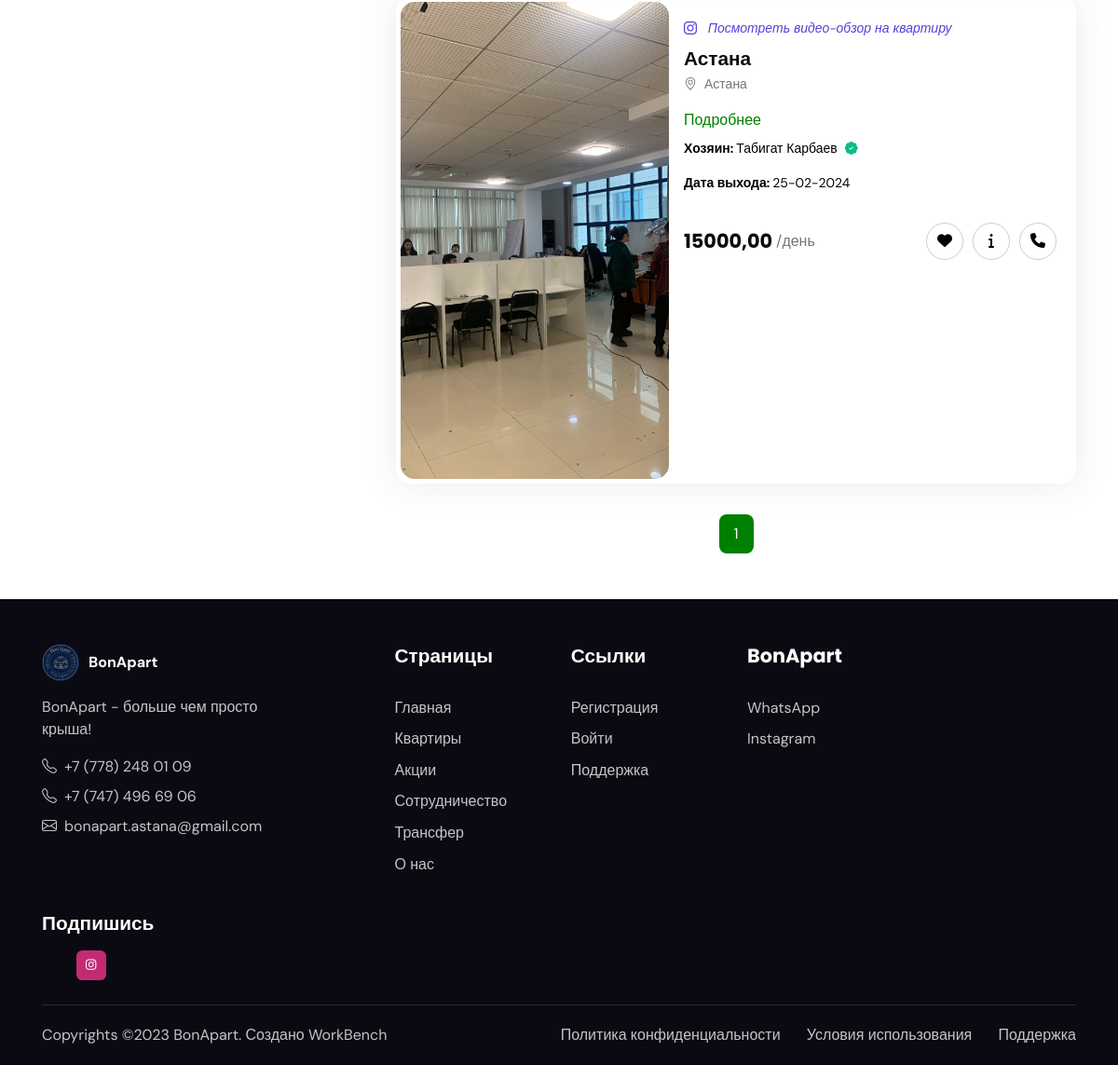
Before: /apartments/ (lower part) with the older database file.
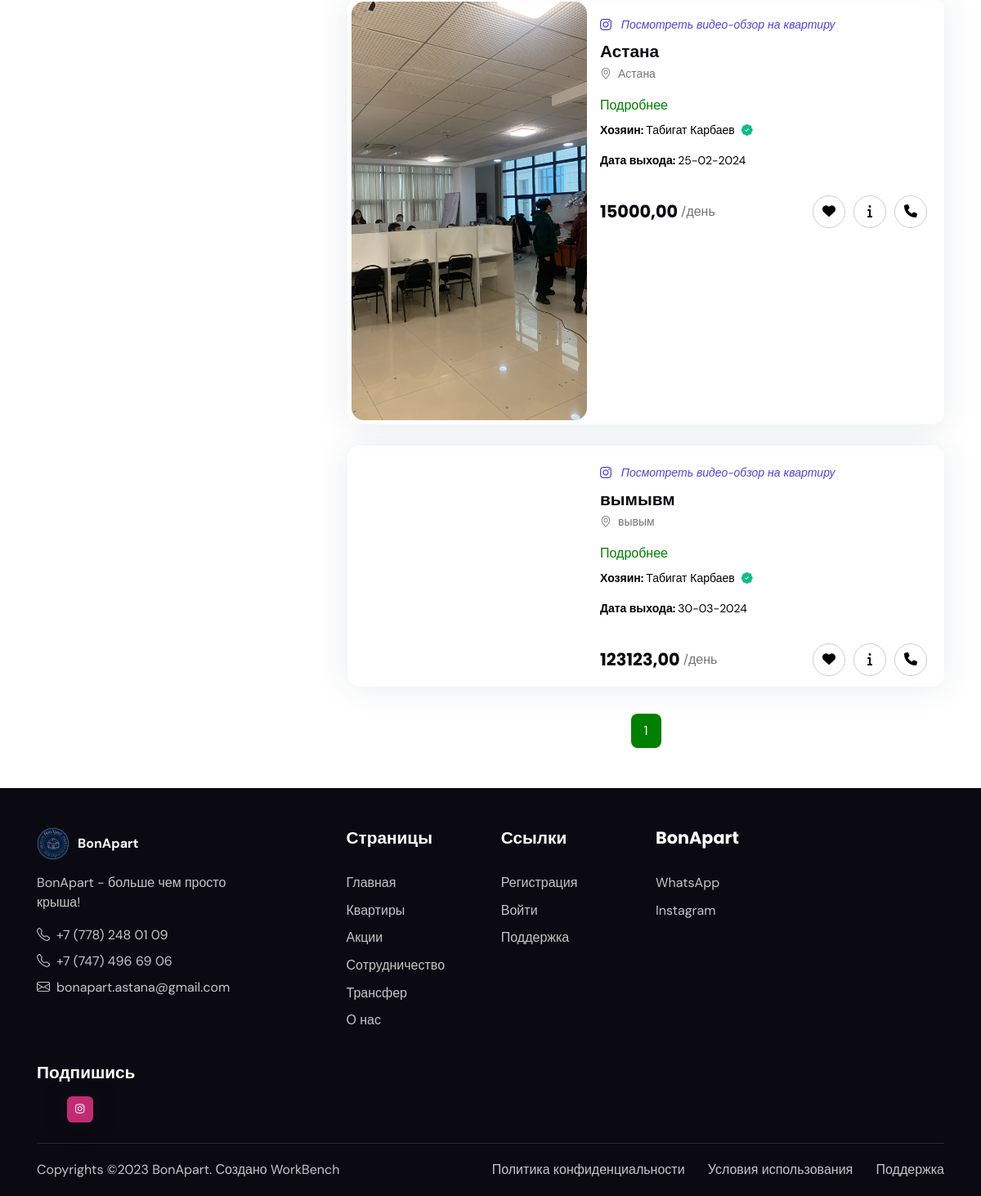
After: the same page with the newer database file.
### apartments/models.py (models this page shows, shortened)
class Apartment(models.Model):
    DEAL_CHOICES = (
        ('daily_rent', 'Аренда по суточно'),
        ('monthly_rent', 'Аренда помесячно'),
        ('sale', 'Продажа'),
    )
    ROOM_COUNT = (
        ('1', '1'),
        ('2', '2'),
        ('3', '3'),
        ('4', '4'),
    )
    STATUS_CHOICES = (
        ('pending', 'На рассмотрении'),
        ('approved', 'Одобрено'),
        ('rejected', 'Отклонено'),
    )
    approval_date = models.DateTimeField(blank=True, null=True, verbose_name='Дата одобрения')
    expiry_date = models.DateTimeField(blank=True, null=True, verbose_name='Дата истечения срока годности')
    archived = models.BooleanField(default=False, verbose_name='В архиве')
    deal_type = models.CharField(max_length=20, choices=DEAL_CHOICES, default='daily_rent', verbose_name='Тип сделки')
    city = models.ForeignKey('City', on_delete=models.CASCADE, blank=True, null=True, verbose_name='Города')
    name = models.CharField(max_length=355, verbose_name = 'Название ЖК')
    address = models.CharField(max_length=355, verbose_name = 'Адрес ЖК', blank=True, null=True)
    description = models.TextField(verbose_name='Подробнее')
    side = models.CharField(max_length=255, verbose_name='Район', blank=True, null=True)
    capacity = models.PositiveIntegerField(default=2, verbose_name='Вместимость')
    room = models.CharField(choices=ROOM_COUNT, max_length=255 ,verbose_name='Комнат')
    square = models.PositiveIntegerField(default=37, verbose_name='Площадь')
    floor = models.PositiveIntegerField(default=5, verbose_name='Этаж')
    total_floors = models.PositiveSmallIntegerField(verbose_name='Кол-во этажей')
    singlebeds = models.PositiveSmallIntegerField(default=1, verbose_name='Односпальных мест')
    doublebeds = models.PositiveSmallIntegerField(default=1, verbose_name='Двухспальных мест')
    price = models.DecimalField(max_digits=10, decimal_places=2, verbose_name='Цена')
    video = models.URLField(blank=True, null=True, verbose_name='Видео-ролик')
    image1 = models.ImageField(upload_to='apartment_images/', blank=True, null=True)
    image2 = models.ImageField(upload_to='apartment_images/', blank=True, null=True)
    image3 = models.ImageField(upload_to='apartment_images/', blank=True, null=True)
    image4 = models.ImageField(upload_to='apartment_images/', blank=True, null=True)
    image5 = models.ImageField(upload_to='apartment_images/', blank=True, null=True)
    image6 = models.ImageField(upload_to='apartment_images/', blank=True, null=True)
    image7 = models.ImageField(upload_to='apartment_images/', blank=True, null=True)
    image8 = models.ImageField(upload_to='apartment_images/', blank=True, null=True)
    image9 = models.ImageField(upload_to='apartment_images/', blank=True, null=True)
    image10 = models.ImageField(upload_to='apartment_images/', blank=True, null=True)
    image11 = models.ImageField(upload_to='apartment_images/', blank=True, null=True)
    image12 = models.ImageField(upload_to='apartment_images/', blank=True, null=True)
    wifi = models.BooleanField(default=False, verbose_name='Wi-Fi')
    elevator = models.BooleanField(default=True, verbose_name='Лифт')
    air_conditioning = models.BooleanField(default=False, verbose_name='Кондиционер')
    parking = models.BooleanField(default=False, verbose_name='Платный паркинг')
    bath = models.BooleanField(default=False, verbose_name='Ванна')
    orthopedic_mattress = models.BooleanField(default=False, verbose_name='Ортопедический матрац')
    smart_tv = models.BooleanField(default=False, verbose_name='Smart TV')
    hairdryer = models.BooleanField(default=False, verbose_name='Фен')
    iron = models.BooleanField(default=False, verbose_name='Утюг')
    washing_machine = models.BooleanField(default=False, verbose_name='Стиральная машинка')
    fridge = models.BooleanField(default=False, verbose_name='Холодильник')
    electric_kettle = models.BooleanField(default=False, verbose_name='Электрический чайник')
    plate = models.BooleanField(default=False, verbose_name='Плита')
    mini_bar = models.BooleanField(default=False, verbose_name='Мини Бар')
    hygiene = models.BooleanField(default=False, verbose_name='Гигиенические принадлежности')
    dishes = models.BooleanField(default=False, verbose_name='Посуда')
    shower = models.BooleanField(default=False, verbose_name='Душ')
    timestamp = models.DateTimeField(auto_now_add=True, blank=True, null=True)
    status = models.CharField(max_length=20, choices=STATUS_CHOICES, default='pending')
    owner = models.ForeignKey(settings.AUTH_USER_MODEL, on_delete=models.CASCADE, related_name='owned_apartments', blank=True, null=True)
    def upload_to(self, filename):
        timestamp = datetime.now().strftime('%Y%m%d%H%M%S')
        filename_base, filename_ext = os.path.splitext(filename)
        filename = f"{timestamp}-{filename_base}{filename_ext}"
        return f"apartment_images/{filename}"
    class Meta:
        verbose_name = 'Квартира'
        verbose_name_plural = 'Квартиры'

### users/models.py (models this page shows, shortened)
class CustomUser(AbstractUser):
    first_name = models.CharField(max_length=50)
    last_name = models.CharField(max_length=50)
    phone_number = models.CharField(max_length=50)
    photo = models.ImageField(blank=True)
    gender = models.CharField(max_length=10, choices=[('male', 'Мужской'), ('female', 'Женский'), ('other', 'Другой')],
                              blank=True, null=True)
    age = models.PositiveIntegerField(blank=True, null=True)
    address = models.CharField(max_length=255, blank=True)
    city = models.CharField(max_length=100, blank=True)
    class Meta:
        verbose_name = 'Пользователь'
        verbose_name_plural = 'Пользователи'

### apartments/views.py (the view, shortened to what this page needs)
# urls.py: path('', ApartmentView.as_view(), name='apartments'),
class ApartmentView(View):
    template_name = 'website/apartments_list.html'
    TELEGRAM_BOT_TOKEN = '6709416090:AAFayt-eVfuaYUYKUHjkt4FGKEHUgO7Oo6E'
    TELEGRAM_CHAT_ID = '-1002073862577'
    def get(self, request):
        form = ApartmentFilterForm(request.GET)
        cities = City.objects.all()
        apartments = Apartment.objects.filter(status='approved', archived=False)
        discount = Discount.objects.filter(apartment__in=apartments)
        notifications = Notification.objects.filter(read=False).order_by('-timestamp')
        selected_city = request.GET.get('selected_city')
        if selected_city:
            apartments = apartments.filter(city__name=selected_city)
        apartments_list = list(apartments)
        shuffle(apartments_list)
        if form.is_valid():
            room_choice = form.cleaned_data['room_choice']
            price_choice = form.cleaned_data['price_choice']
            city_choice = form.cleaned_data['city_choice']
            if city_choice:
                apartments = apartments.filter(city__name=city_choice, status='approved')
            else:
                apartments = apartments.filter(status='approved')
            if room_choice:
                apartments = apartments.filter(room=room_choice)
        paginator = Paginator(apartments, 10)  # 10 - количество элементов на странице
        page_number = request.GET.get('page')
        page = paginator.get_page(page_number)
        context = {
            'apartment': page,
            'form': form,
            'discount': discount,
            'notifications': notifications,
            'cities': cities,
            'selected_city': selected_city,
        }
        return render(request, self.template_name, context)

### templates/website/apartments_list.html (shortened to what the changed rows need)
<!DOCTYPE html>
{% load static %}
<html lang="ru" data-bs-theme="light">
<head>
    	<link href="https://stackpath.bootstrapcdn.com/bootstrap/4.5.2/css/bootstrap.min.css" rel="stylesheet">
	<link rel="stylesheet" type="text/css" href="{% static 'css/all.min.css' %}">
	<link rel="stylesheet" type="text/css" href="{% static 'css/bootstrap-icons.css' %}">
	<link rel="stylesheet" type="text/css" href="{% static 'css/tiny-slider.css' %}">
	<link rel="stylesheet" type="text/css" href="{% static 'css/glightbox.css' %}">
	<link rel="stylesheet" type="text/css" href="{% static 'css/flatpickr.min.css' %}">
	<link rel="stylesheet" type="text/css" href="{% static 'css/choices.min.css' %}">
	<link rel="stylesheet" type="text/css" href="{% static 'css/style.css' %}">
</head>
<body class="has-navbar-mobile">
<main>
<section class="pt-0">
	<div class="container">
		<div class="row">
			<div class="col-xl-8 col-xxl-9">
				<div class="vstack gap-4">
                {% if apartment %}
					{% for i in apartment %}
						<div style=" box-shadow: var(--bs-box-shadow) !important; border-radius: 15px;">
							<div style="display: flex; padding: 5px;">
								<div style="width: 40%; display: flex; justify-content: center; align-items: center;" class="tiny-slider arrow-round arrow-xs arrow-dark overflow-hidden rounded-2">
									<div class="tiny-slider-inner" data-autoplay="false" data-arrow="true" data-dots="false" data-items="1">
										{% if i.image1 %}
															<div><img style="border-radius: 15px;" src="{{ i.image1.url }}" alt="Card image"></div>
															{% endif %}
									</div>
								</div>
								<div style="width: 60%;">
									<div class="card-body py-md-2 d-flex flex-column h-100 position-relative p-3">
										<div class="d-flex justify-content-between align-items-center mb-2 mt-2">
											<ul class="list-inline mb-0 hide-on-mobile">
												<li class="list-inline-item me-0 small">
													{% if i.video %}
													<a href="{{ i.video }}">
														<i class="bi bi-instagram"></i>
														<i class="ml-2">Посмотреть видео-обзор на квартиру</i>
													</a>
													{% else %}
													<a href="https://www.instagram.com/bonapart.ast/">
														<i class="bi bi-instagram"></i>
														<i class="ml-2">Посмотреть видео-обзор на квартиру</i>
													</a>
													{% endif %}
												</li>
											</ul>
										</div>
										<h5 class="card-title mb-1"><a href="{% url 'apartments:apartaments-detail' pk=i.pk %}">{{ i.name }}</a></h5>
										<small><i class="bi bi-geo-alt me-2"></i>{{ i.address }}</small>
										<ul class="nav nav-divider mt-3 hide-on-mobile">
											<li class="nav-item"><a style="color: green;" href="#" class="mb-0 ">Подробнее</a></li>
										</ul>
										<ul class="list-group list-group-borderless small mb-0 mt-2 hide-on-mobile">
											<li class="list-group-item d-flex text-success p-0">
												<b style="color: black;">Хозяин: </b><p style="color: black; margin-left: 3px;">{{ i.owner.first_name }} {{ i.owner.last_name }} </p><i class="bi bi-patch-check-fill me-2 ml-2"></i>
											</li>
											<li class="list-group-item d-flex text-success p-0">
												<b style="color: black;"> Дата выхода: </b> <p style="color: black; margin-left: 3px;">{{ i.timestamp|date:"d-m-Y" }}</p>
											</li>
										</ul>
										<div class="d-sm-flex justify-content-sm-between align-items-center mt-3 mt-2">
											<div class="d-flex align-items-center">
												<h5 class="fw-bold mb-0 me-1">{{ i.price }}</h5>
												<span class="mb-0 me-2">/день</span>
											</div>
											<div class="mt-3 mt-sm-0" style="display: flex; align-items: center;">
												<form method="post" action="{% url 'apartments:add_to_favorite' apartment_id=i.pk %}">
													<button style="border-radius: 100%; width: 40px; height: 40px; background-color: transparent; border: 1px solid #ccc; margin-right: 10px;" type="submit" class="favorite-button">
														<i class="fa-solid fa-fw fa-heart"></i>
													</button>
												</form>
												<button style="border-radius: 100%; width: 40px; height: 40px; background-color: transparent; border: 1px solid #ccc; margin-right: 10px;" type="button" class="info-button ">
													<i class="fa-solid fa-fw fa-info"></i>
												</button>
												{% if i.owner.phone_number %}
												<a href="tel:{{i.owner.phone_number}}">
													<button style="border-radius: 100%; width: 40px; height: 40px; background-color: transparent; border: 1px solid #ccc;" type="submit" class="phone-button">
														<i class="fa-solid fa-fw fa-phone"></i>
													</button>
												</a>
												{% endif %}
											</div>
										</div>
									</div>
								</div>
							</div>
						</div>
                    {% endfor %}
                {% else %}
                    <p>Извините, но результаты не найдены.</p>
                {% endif %}
					<nav class="d-flex justify-content-center" aria-label="navigation">
                        <ul class="pagination pagination-primary-soft d-inline-block d-md-flex rounded mb-0">
                          {% for page_number in apartment.paginator.page_range %}
                            <li class="page-item mb-0 {% if page_number == apartment.number %}active{% endif %}">
                              <a style="background-color: green;"  class="page-link" href="?page={{ page_number }}">{{ page_number }}</a>
                            </li>
                          {% endfor %}
                        </ul>
                      </nav>
				</div>
			</div>
		</div>
	</div>
</section>
</main>
</body>
</html>

Changed rows visible on the page:
added Apartment: shows "Посмотреть видео-обзор на квартиру", name "вымывм", address "вывым", owner.first_name "Табигат", owner.last_name "Карбаев", timestamp "30-03-2024", price "123123,00"
